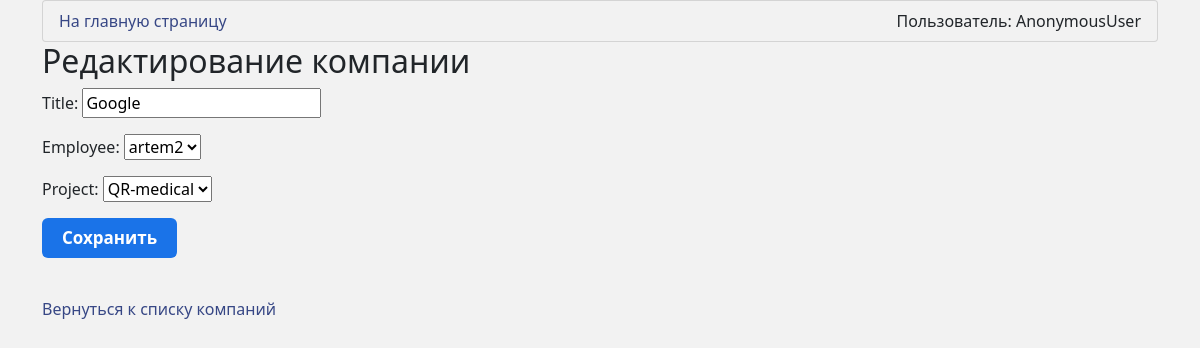
/DAL/company_edit/1/, run on an earlier commit of the app's database.
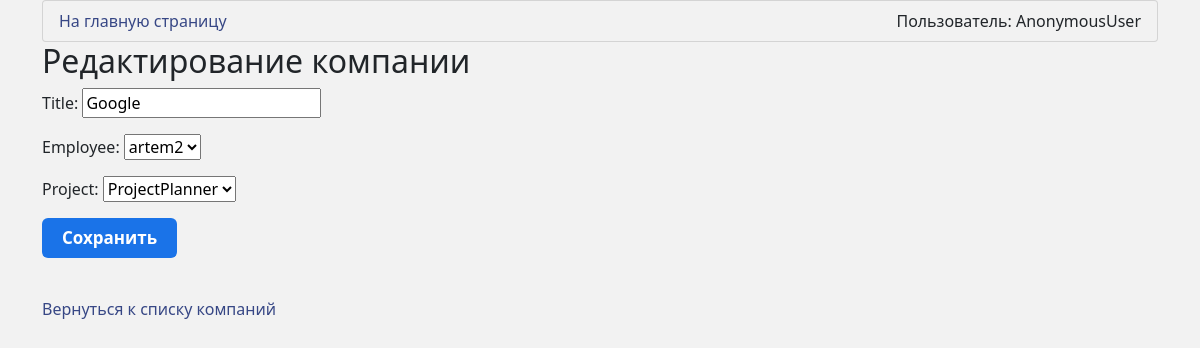
And on a later commit of the database.
### DAL/models.py (models this page shows, shortened)
class Company(models.Model):
    objects = None
    title = models.CharField(max_length=255)
    employee = models.ForeignKey(User, on_delete=models.CASCADE)
    project = models.ForeignKey(Article, on_delete=models.CASCADE)
    class Meta:
        verbose_name = 'Компания'
        verbose_name_plural = 'Компании'

class Article(models.Model):
    objects = None
    title = models.CharField(max_length=255)
    author = models.ForeignKey(User, on_delete=models.CASCADE)
    information = models.TextField()
    tasks = models.ForeignKey(Task, on_delete=models.CASCADE)
    release_date = models.DateField()
    class Meta:
        verbose_name = 'Проект'
        verbose_name_plural = 'Проекты'
    def __str__(self):
        return self.title

### DAL/views.py (the view)
# urls.py: path('company_edit/<int:pk>/', views.CompanyUpdateView.as_view(), name='company_edit'),
class CompanyUpdateView(UpdateView):
    model = Company
    template_name = 'registration/company_edit.html'
    fields = '__all__'
    success_url = reverse_lazy('company_list')

### DAL/models.py (called while the page is built)
    def __str__(self):
        return self.username

### DAL/templates/registration/company_edit.html (shortened to what this page needs)
{% extends 'base.html' %}
{% block content %}
  <h2>Редактирование компании</h2>
  <form method="post">
    {{ form.as_p }}
    <button class="btn">Сохранить</button>
  </form>
  <br>
  <a href="{% url 'company_list' %}">Вернуться к списку компаний</a>
{% endblock %}

What changed in the data, as far as the page shows it:
changed Company "artem2": project "QR-medical" → "ProjectPlanner"
